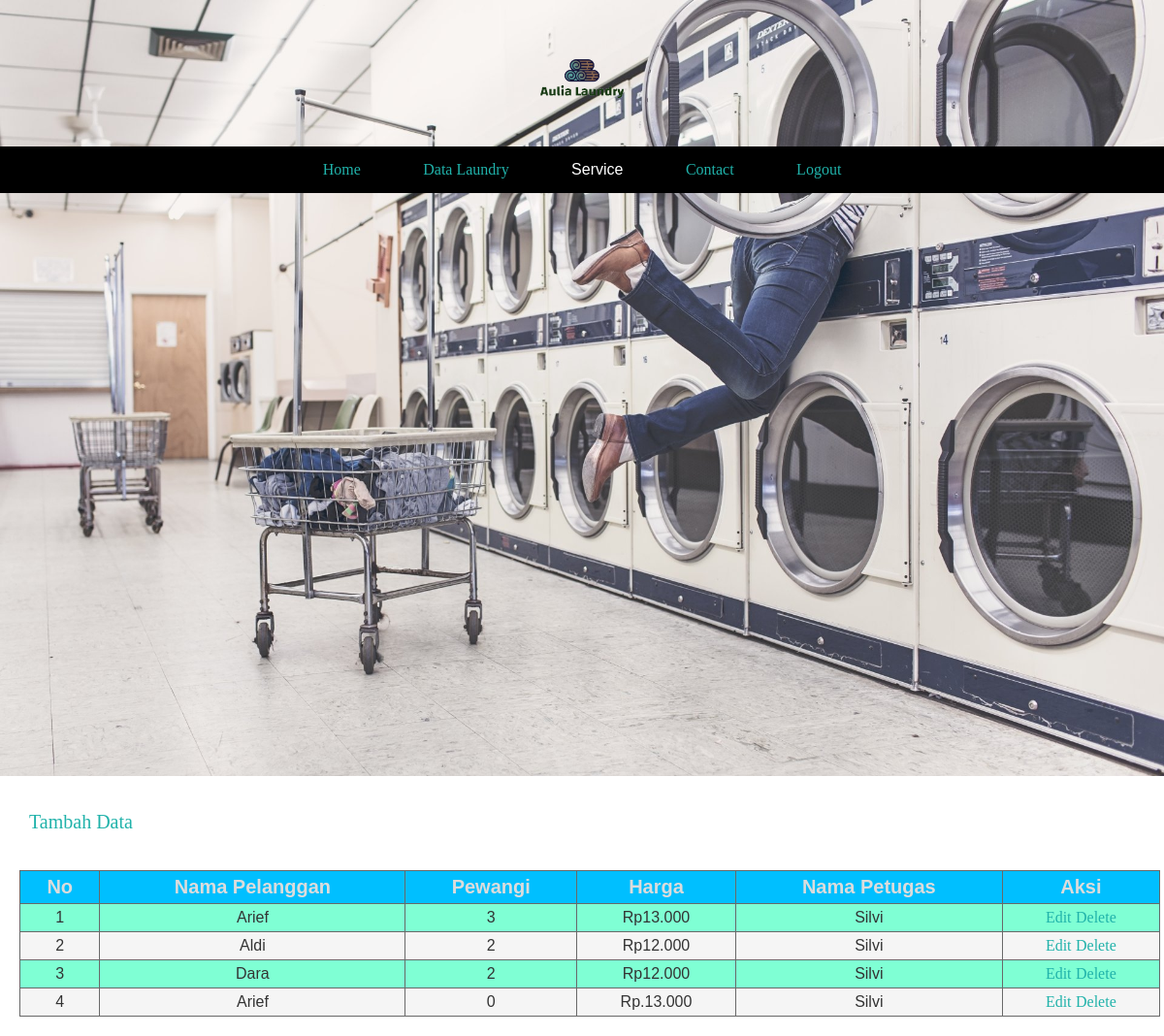
The app's page /data.php with its own data.
### tables this page shows
CREATE TABLE `tb_laundrt` (
  `id_laundry` int(11) NOT NULL,
  `nama_pelanggan` varchar(255) NOT NULL,
  `pewangi` int(11) NOT NULL,
  `Harga` varchar(255) NOT NULL,
  `nama_petugass` varchar(255) NOT NULL
);

### koneksi.php (called while the page is built, shortened)
<?php
class database{
    var $host = "localhost";
    var $username = "root";
    var $password = "";
    var $database = "uts_pbwl_arief";
    function __construct(){
        $this->koneksi = mysqli_connect($this->host, $this->username, $this->password, $this->database);
    }
    function tampil_data()
    {
        $data = mysqli_query($this->koneksi, "select * from tb_laundrt");
        while($row = mysqli_fetch_array($data)){
            $hasil[] = $row;
        }
        return $hasil;
    }
}
?>

### data.php (the view, shortened to what this page needs)
<?php
include('koneksi.php');
$db = new database();
$data_laundry = $db->tampil_data();
?>
<!DOCTYPE html>
<html lang="en">
<head>
    <link rel="stylesheet" href="assets/css/data.css">
</head>
<body>
<div class="header">
        <nav id="navbar">
            <img src="assets/css/logo2.png" class="logo">
            <ul id="menu">
                <li><a href="home.php">Home</a></li>
                <li><a href="data.php">Data Laundry</a></li>
                <li>Service</li>
                <li><a href="contact.html">Contact</a></li>
                <li><a href="logout.php">Logout</a></li>
            </ul>
        </nav>
    </div>
    <br><br>
    <a class="tambah" href="tambah.php">Tambah Data</a>
    <br><br>
    <table  cellspacing="0" border="1">
            <tr>
                <th>No</th>
                <th>Nama Pelanggan</th>
                <th>Pewangi</th>
                <th>Harga</th>
                <th>Nama Petugas</th>
                <th>Aksi</th>
            </tr>
            <?php
            $no = 1;
            foreach($data_laundry as $row){
            ?>
            <tr>
                <td><?php echo $no++; ?></td>
                <td><?php echo $row['nama_pelanggan']; ?></td>
                <td><?php echo $row['pewangi']; ?></td>
                <td><?php echo $row['Harga']; ?></td>
                <td><?php echo $row['nama_petugass']; ?></td>
                <td>
                    <a href="edit.php?id=<?php echo $row['id_laundry']; ?>">Edit</a>
                    <a href="proses.php?action=delete&id=<?php echo $row['id_laundry']; ?>">Delete</a>
                </td>
            </tr>
            <?php
            }
            ?>
    </table>
</body>
</html>

### assets/css/data.css (style rules this page uses)
* { margin: 0; padding: 0; box-sizing: border-box; font-family: 'poppins', sans-serif; }
.header { width: 100%; height: 100vh; background-image: url(laundry3.jpg); background-position: center; background-size: cover; }
nav { width: 100%; padding: 20px 0; text-align: center; }
.logo { width: 120px; margin: 1px 0; cursor: pointer; }
.tambah { margin-left: 30px; font-size: 20px; }
nav ul { background: #000; width: 100%; margin-top: 5px; }
nav ul li { display: inline-block; list-style: none; margin: 15px 30px; color: #fff; }
a { color: #20B2AA; font-family: fantasy; text-decoration: none; }
table { border-collapse: collapse; font: normal normal 16px Verdana,Arial,Sans-Serif; color:#333333; margin: 20px; width: 98%; text-align: center; }
table th { background: #00bfff; color: #DCDCDC; font-weight: bold; font-size: 20px; }
table th, table td { vertical-align: top; padding: 5px 10px; border: 1px solid #696969; }
table tr { background: whitesmoke; }
table tr:nth-child(even) { background: aquamarine; }

### records on screen
tb_laundrt: nama_pelanggan "Arief", pewangi "3", Harga "Rp13.000", nama_petugass "Silvi"
tb_laundrt: nama_pelanggan "Aldi", pewangi "2", Harga "Rp12.000", nama_petugass "Silvi"
tb_laundrt: nama_pelanggan "Dara", pewangi "2", Harga "Rp12.000", nama_petugass "Silvi"
tb_laundrt: nama_pelanggan "Arief", pewangi "0", Harga "Rp.13.000", nama_petugass "Silvi"
